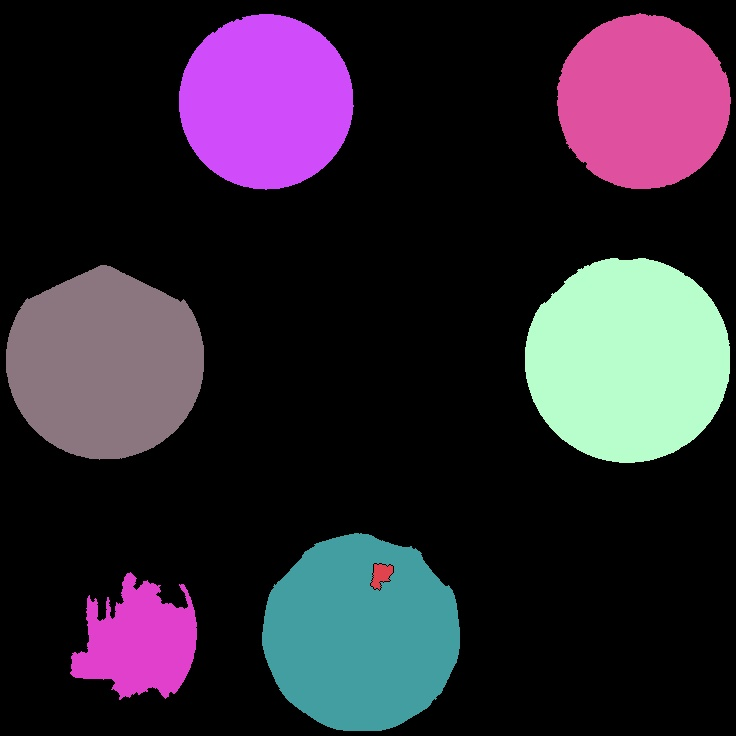
#> input picture outputs/task1/watershed_colored_segments.jpg, 736 x 736 px, given in place of original_photo.jpeg, which was not available
$ python task1_image_processing.py
#> lines starting #> are read from the running program, lines starting #| are printed output that depends on the picture; after the words box and inside, x2 and y2 are one past the last pixel; in counts of white or black regions, pixels touching at a corner belong together

import cv2
import numpy as np
import matplotlib.pyplot as plt

from pathlib import Path
from skimage.metrics import peak_signal_noise_ratio
from skimage.metrics import structural_similarity


# Project directories
BASE_DIR = Path(__file__).resolve().parent.parent

INPUT_PATH = BASE_DIR / "dataset" / "original_photo.jpeg"
OUTPUT_DIR = BASE_DIR / "outputs" / "task1"

OUTPUT_DIR.mkdir(parents=True, exist_ok=True)


# Read original photograph
original = cv2.imread(str(INPUT_PATH))
#> original is the input picture: shape (736, 736, 3); mean B, G, R 50.3, 38.9, 46

if original is None:
    raise FileNotFoundError(
        f"Cannot find photograph: {INPUT_PATH}"
    )

height, width = original.shape[:2]

print("Original image loaded successfully!")
print("Image dimensions:", width, "x", height)
#| Image dimensions: 736 x 736


# --------------------------------------------------
# 1. ADD GAUSSIAN NOISE
# --------------------------------------------------

noise = np.random.normal(
    0, 25, original.shape
).astype(np.float32)

gaussian_noise = np.clip(
    original.astype(np.float32) + noise,
    0, 255
).astype(np.uint8)

cv2.imwrite(
    str(OUTPUT_DIR / "gaussian_noise.jpg"),
    gaussian_noise
)


# --------------------------------------------------
# 2. ADD SALT AND PEPPER NOISE
# --------------------------------------------------

salt_pepper = original.copy()

random_values = np.random.random((height, width))

salt_pepper[random_values < 0.02] = 0
salt_pepper[random_values > 0.98] = 255
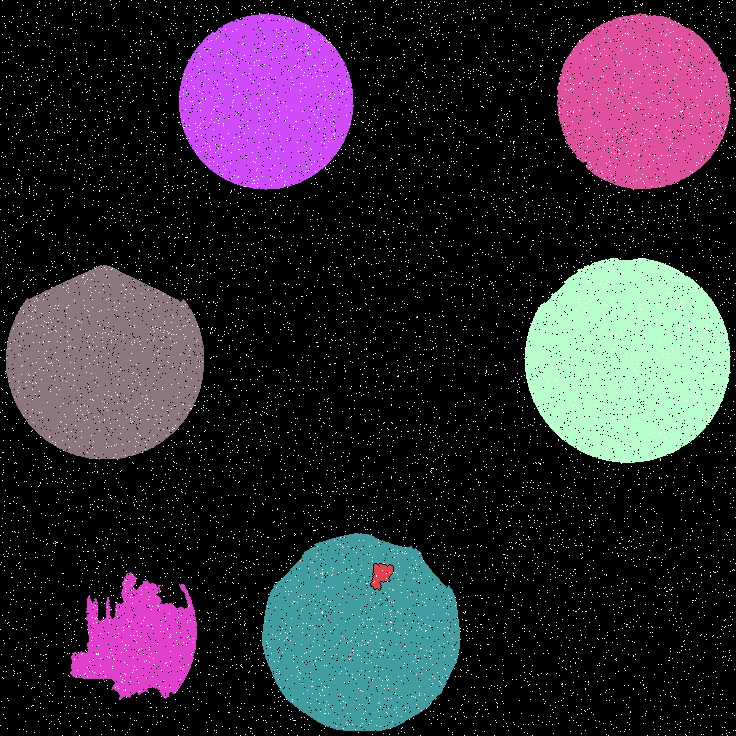
#> salt_pepper: shape (736, 736, 3); mean B, G, R 53.4, 42.4, 49.2

cv2.imwrite(
    str(OUTPUT_DIR / "salt_pepper_noise.jpg"),
    salt_pepper
)


# --------------------------------------------------
# 3. IMAGE RESTORATION
# --------------------------------------------------

# Median filtering
gaussian_median = cv2.medianBlur(
    gaussian_noise, 5
)

salt_pepper_median = cv2.medianBlur(
    salt_pepper, 5
)

# Gaussian filtering
gaussian_filtered = cv2.GaussianBlur(
    gaussian_noise, (5, 5), 0
)

salt_pepper_gaussian = cv2.GaussianBlur(
    salt_pepper, (5, 5), 0
)


# Save restored images
images = {
    "gaussian_noise_median.jpg": gaussian_median,
    "salt_pepper_median.jpg": salt_pepper_median,
    "gaussian_noise_gaussian.jpg": gaussian_filtered,
    "salt_pepper_gaussian.jpg": salt_pepper_gaussian
}

for filename, image in images.items():
    cv2.imwrite(str(OUTPUT_DIR / filename), image)
#> this loop made 4 passes
#> filename on passes 1 to 4: 'gaussian_noise_median.jpg', 'salt_pepper_median.jpg', 'gaussian_noise_gaussian.jpg', 'salt_pepper_gaussian.jpg'


# --------------------------------------------------
# 4. PSNR AND SSIM CALCULATION
# --------------------------------------------------

def calculate_metrics(reference, result):

    psnr = peak_signal_noise_ratio(
        reference, result, data_range=255
    )

    ssim = structural_similarity(
        reference,
        result,
        channel_axis=2,
        data_range=255
    )

    return psnr, ssim


print("\nIMAGE QUALITY COMPARISON")

results = {
    "Gaussian Noise": gaussian_noise,
    "Gaussian + Median Filter": gaussian_median,
    "Gaussian + Gaussian Filter": gaussian_filtered,
    "Salt & Pepper Noise": salt_pepper,
    "Salt & Pepper + Median Filter": salt_pepper_median,
    "Salt & Pepper + Gaussian Filter": salt_pepper_gaussian
}

for name, image in results.items():

    psnr, ssim = calculate_metrics(
        original, image
    )

    print(f"\n{name}")
    print(f"PSNR: {psnr:.2f} dB")
    print(f"SSIM: {ssim:.4f}")
#> this loop made 6 passes
#> (name, psnr, ssim) on passes 1 to 6: ('Gaussian Noise', 22.35, 0.0865), ('Gaussian + Median Filter', 31.82, 0.616), ('Gaussian + Gaussian Filter', 26.92, 0.251), ('Salt & Pepper Noise', 17.48, 0.371), ('Salt & Pepper + Median Filter', 35.06, 0.991), ('Salt & Pepper + Gaussian Filter', 26.53, 0.417)
#> (printed output is left out)


# --------------------------------------------------
# 5. THRESHOLDING
# --------------------------------------------------

gray = cv2.cvtColor(
    original, cv2.COLOR_BGR2GRAY
)

_, binary = cv2.threshold(
    gray,
    0,
    255,
    cv2.THRESH_BINARY + cv2.THRESH_OTSU
)
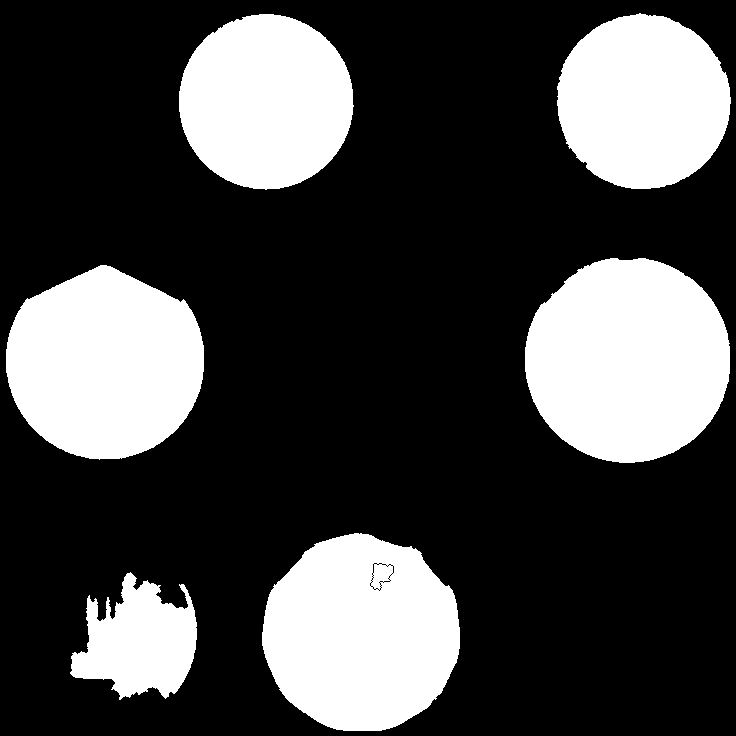
#> binary: shape (736, 736); 27.9% white; 6 white regions, box (x1, y1, x2, y2) and area: (525, 258, 730, 463) 33094, (262, 533, 460, 731) 30322, (6, 265, 204, 460) 29484, (179, 14, 354, 190) 24029, (557, 13, 731, 189) 23785, (70, 572, 197, 700) 10164

cv2.imwrite(
    str(OUTPUT_DIR / "binary_threshold.jpg"),
    binary
)


# --------------------------------------------------
# 6. MORPHOLOGICAL OPERATIONS
# --------------------------------------------------

kernel = np.ones((5, 5), np.uint8)

# Erosion
erosion = cv2.erode(
    binary, kernel, iterations=1
)
#> erosion: shape (736, 736); 26.1% white; 7 white regions, largest, box (x1, y1, x2, y2) and area: (527, 260, 728, 461) 31452, (264, 535, 458, 729) 28147, (8, 267, 202, 457) 27920

# Dilation
dilation = cv2.dilate(
    binary, kernel, iterations=1
)
#> dilation: shape (736, 736); 29.6% white; 6 white regions, box (x1, y1, x2, y2) and area: (523, 256, 732, 465) 34767, (260, 531, 462, 733) 32024, (4, 263, 206, 462) 31084, (177, 12, 356, 192) 25456, (555, 11, 733, 191) 25226, (68, 570, 199, 702) 11779

# Opening
opening = cv2.morphologyEx(
    binary, cv2.MORPH_OPEN, kernel
)
#> opening: shape (736, 736); 27.8% white; 6 white regions, box (x1, y1, x2, y2) and area: (525, 258, 730, 463) 33084, (262, 533, 460, 731) 30256, (6, 265, 204, 459) 29476, (179, 14, 353, 189) 24016, (557, 14, 731, 189) 23756, (71, 573, 197, 697) 9857

# Closing
closing = cv2.morphologyEx(
    binary, cv2.MORPH_CLOSE, kernel
)
#> closing: shape (736, 736); 27.9% white; 6 white regions, box (x1, y1, x2, y2) and area: (525, 258, 730, 463) 33103, (262, 533, 460, 731) 30420, (6, 265, 204, 460) 29492, (179, 14, 354, 190) 24036, (557, 13, 731, 189) 23806, (70, 572, 197, 700) 10359


cv2.imwrite(str(OUTPUT_DIR / "erosion.jpg"), erosion)
cv2.imwrite(str(OUTPUT_DIR / "dilation.jpg"), dilation)
cv2.imwrite(str(OUTPUT_DIR / "opening.jpg"), opening)
cv2.imwrite(str(OUTPUT_DIR / "closing.jpg"), closing)


# --------------------------------------------------
# 7. CANNY EDGE DETECTION
# --------------------------------------------------

edges = cv2.Canny(
    gray, 100, 200
)
#> edges: shape (736, 736); 0.74% white in thin lines or dots

cv2.imwrite(
    str(OUTPUT_DIR / "canny_edges.jpg"),
    edges
)


# --------------------------------------------------
# 8. WATERSHED SEGMENTATION
# --------------------------------------------------

# Prepare foreground and background markers
watershed_image = original.copy()

# Use a binary foreground mask
_, mask = cv2.threshold(
    gray,
    0,
    255,
    cv2.THRESH_BINARY_INV + cv2.THRESH_OTSU
)

# Remove small noise
opening_mask = cv2.morphologyEx(
    mask,
    cv2.MORPH_OPEN,
    kernel,
    iterations=2
)
#> opening_mask: shape (736, 736); 72% white; 6 black regions, box (x1, y1, x2, y2) and area: (525, 258, 730, 463) 33103, (262, 533, 460, 731) 30428, (6, 265, 204, 460) 29497, (179, 14, 354, 190) 24036, (557, 13, 731, 189) 23812, (70, 572, 197, 700) 10630

# Sure background
sure_background = cv2.dilate(
    opening_mask, kernel, iterations=3
)
#> sure_background: shape (736, 736); 76.7% white; 6 black regions, box (x1, y1, x2, y2) and area: (531, 265, 724, 457) 28311, (268, 540, 454, 725) 25824, (12, 272, 198, 453) 24941, (185, 20, 347, 183) 19988, (563, 21, 724, 183) 19773, (77, 584, 191, 689) 7479

# Sure foreground using distance transform
distance = cv2.distanceTransform(
    opening_mask, cv2.DIST_L2, 5
)

_, sure_foreground = cv2.threshold(
    distance,
    0.35 * distance.max(),
    255,
    0
)
#> sure_foreground: shape (736, 736) float32; 14.2% white; 5 white regions, box (x1, y1, x2, y2) and area: (536, 536, 736, 736) 32545, (290, 107, 489, 450) 27560, (0, 0, 105, 197) 15188, (427, 0, 482, 89) 1810, (0, 534, 5, 543) 28

sure_foreground = np.uint8(sure_foreground)

# Unknown region
unknown = cv2.subtract(
    sure_background, sure_foreground
)
#> unknown: shape (736, 736); 62.4% white; 11 black regions, largest, box (x1, y1, x2, y2) and area: (536, 536, 736, 736) 32545, (531, 265, 724, 457) 28311, (290, 107, 489, 450) 27560

# Create markers
_, markers = cv2.connectedComponents(
    sure_foreground
)
#> markers: shape (736, 736) int32; 6 distinct labels, from 0 to 5

markers = markers + 1
#> markers: shape (736, 736) int32; 6 distinct labels, from 1 to 6
markers[unknown == 255] = 0
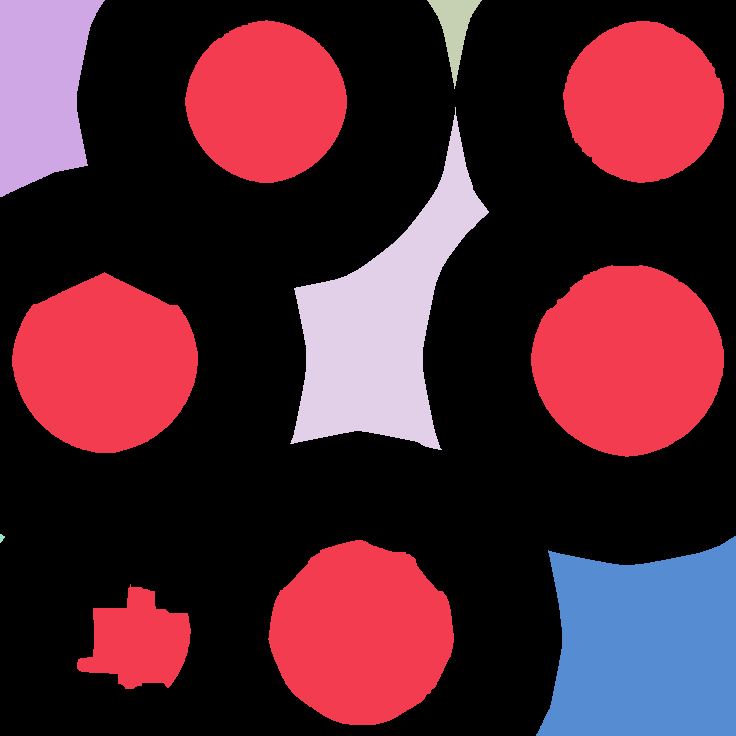
#> markers: shape (736, 736) int32; 7 distinct labels, from 0 to 6; one colour per label, 0 black

# Apply watershed
markers = cv2.watershed(
    watershed_image, markers
)
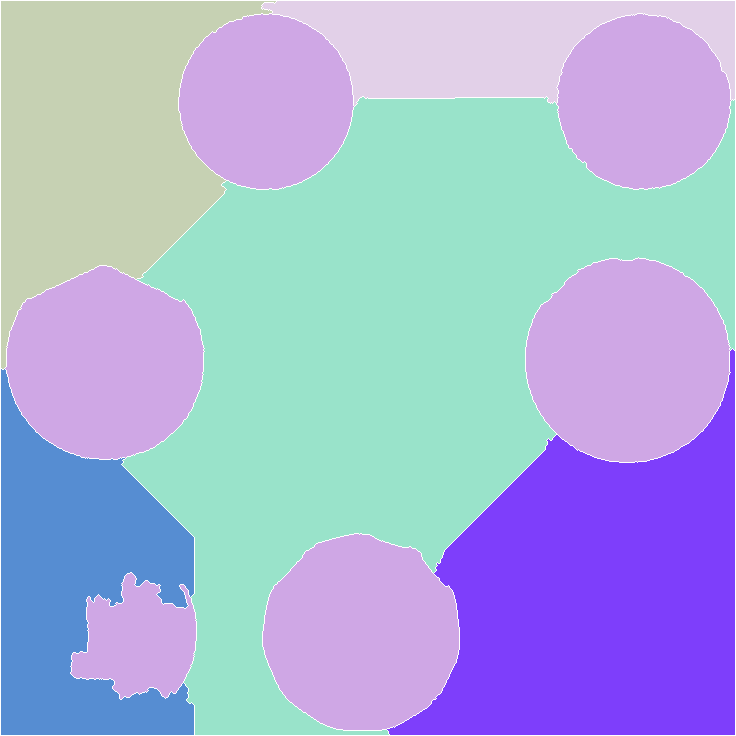
#> markers: shape (736, 736) int32; 7 distinct labels, from -1 to 6; one colour per label, 0 black, -1 white

# Mark watershed boundaries in red
watershed_image[markers == -1] = [0, 0, 255]
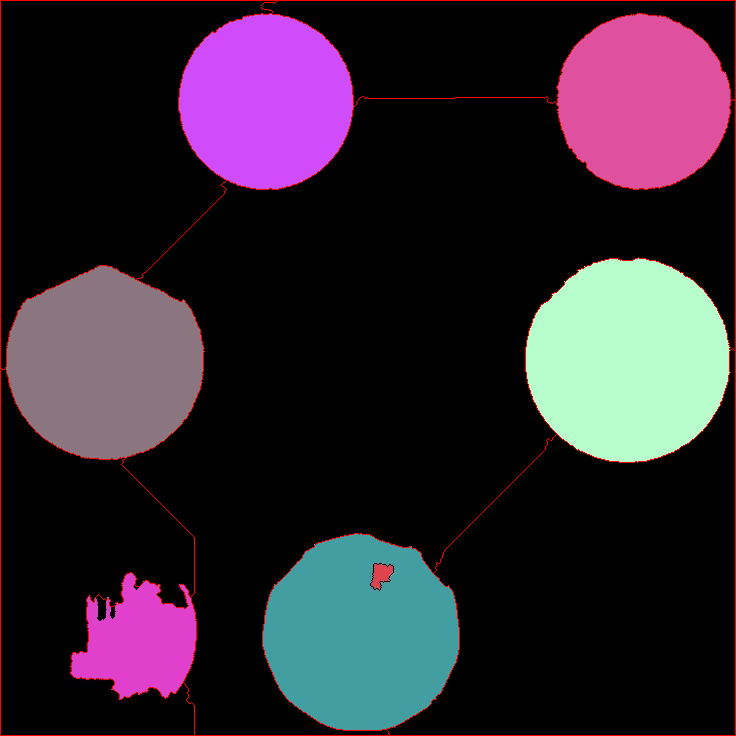
#> watershed_image: shape (736, 736, 3); 1.27% of pixels changed, all inside (x1, y1, x2, y2) = (0, 0, 736, 736)

cv2.imwrite(
    str(OUTPUT_DIR / "watershed_result.jpg"),
    watershed_image
)


# --------------------------------------------------
# 9. DISPLAY ALL IMPORTANT RESULTS
# --------------------------------------------------

display_images = [
    ("Original", original),
    ("Gaussian Noise", gaussian_noise),
    ("Salt & Pepper Noise", salt_pepper),
    ("Median Filter", gaussian_median),
    ("Gaussian Filter", gaussian_filtered),
    ("Binary Image", binary),
    ("Erosion", erosion),
    ("Dilation", dilation),
    ("Opening", opening),
    ("Closing", closing),
    ("Canny Edges", edges),
    ("Watershed", watershed_image)
]

fig, axes = plt.subplots(3, 4, figsize=(16, 12))

for ax, (title, image) in zip(
    axes.flatten(), display_images
):

    if len(image.shape) == 2:
        ax.imshow(image, cmap="gray")
    else:
        ax.imshow(
            cv2.cvtColor(image, cv2.COLOR_BGR2RGB)
        )

    ax.set_title(title)
    ax.axis("off")
#> this loop made 12 passes

plt.tight_layout()

plt.savefig(
    OUTPUT_DIR / "task1_summary.png",
    dpi=150
)
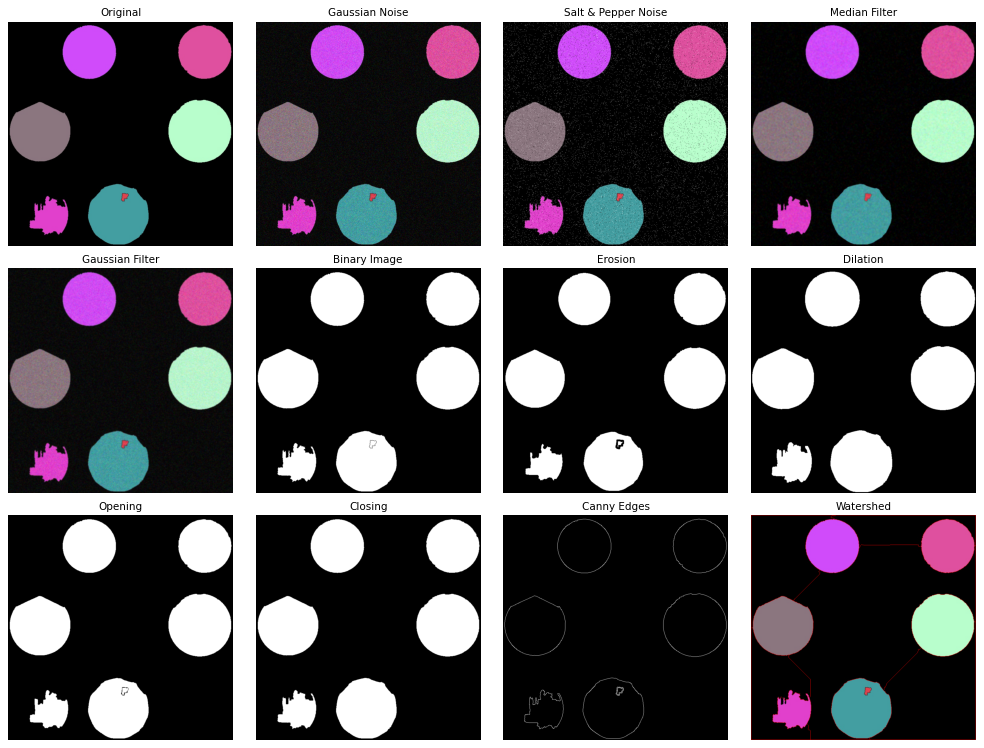
#> figure drawn by matplotlib, 12 panels

plt.show()

print("\nTASK 1 COMPLETED SUCCESSFULLY!")
print("All outputs saved inside:", OUTPUT_DIR)

$ run again, on outputs/task1/watershed_foreground.jpg
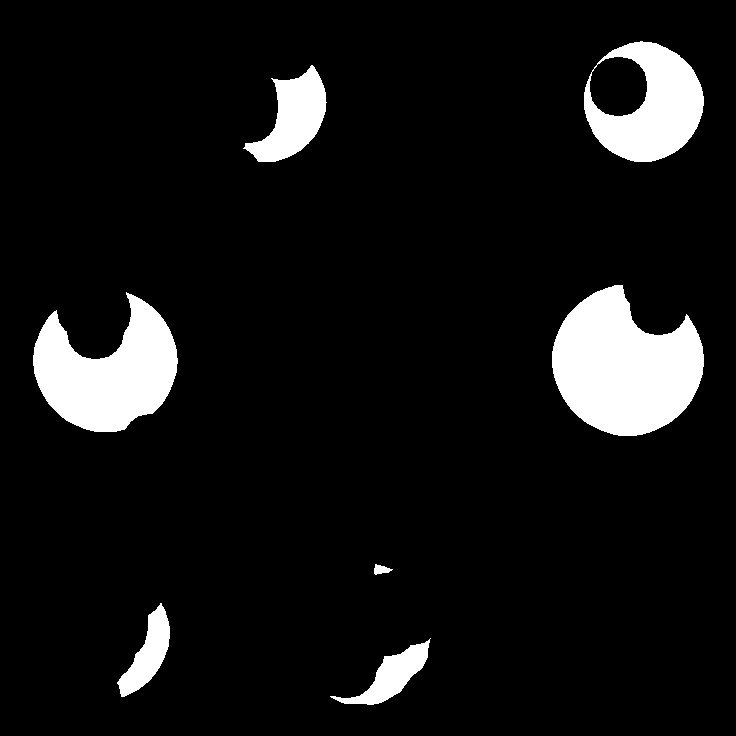
#> input picture outputs/task1/watershed_foreground.jpg, 736 x 736 px, given in place of original_photo.jpeg, which was not available
#> original is the input picture: shape (736, 736, 3); min 0, max 255, mean 21.1
#| Image dimensions: 736 x 736
#> the loop `for filename, image in images.items():` made 4 passes
#> filename on passes 1 to 4: 'gaussian_noise_median.jpg', 'salt_pepper_median.jpg', 'gaussian_noise_gaussian.jpg', 'salt_pepper_gaussian.jpg'
#> the loop `for name, image in results.items(): ` made 6 passes
#> (name, psnr, ssim) on passes 1 to 6: ('Gaussian Noise', 23.3, 0.0642), ('Gaussian + Median Filter', 32.06, 0.594), ('Gaussian + Gaussian Filter', 25.48, 0.133), ('Salt & Pepper Noise', 17.03, 0.398), ('Salt & Pepper + Median Filter', 32.98, 0.996), ('Salt & Pepper + Gaussian Filter', 25.31, 0.347)
#> (printed output is left out)
#> binary: shape (736, 736); 8.3% white; 7 white regions, largest, box (x1, y1, x2, y2) and area: (552, 285, 704, 436) 15726, (33, 292, 178, 432) 12010, (584, 41, 704, 162) 8442
#> erosion: shape (736, 736); 7.2% white; 7 white regions, largest, box (x1, y1, x2, y2) and area: (554, 287, 702, 434) 14451, (35, 297, 176, 430) 10681, (586, 44, 702, 160) 7133
#> dilation: shape (736, 736); 9.4% white; 7 white regions, largest, box (x1, y1, x2, y2) and area: (550, 283, 706, 438) 17038, (31, 290, 180, 434) 13382, (582, 39, 706, 164) 9870
#> opening: shape (736, 736); 8.2% white; 7 white regions, largest, box (x1, y1, x2, y2) and area: (552, 285, 704, 436) 15715, (33, 295, 178, 432) 11985, (584, 42, 704, 162) 8353
#> edges: shape (736, 736); 0.47% white in thin lines or dots, all inside (x1, y1, x2, y2) = (32, 40, 705, 706)
#> sure_background: shape (736, 736); 94.7% white; 6 black regions, box (x1, y1, x2, y2) and area: (558, 293, 698, 430) 12049, (40, 307, 171, 426) 8227, (595, 48, 697, 156) 4961, (259, 79, 320, 156) 2109, (371, 651, 422, 698) 643, (126, 617, 164, 687) 606
#> unknown: shape (736, 736); 70% white; 9 black regions, largest, box (x1, y1, x2, y2) and area: (217, 0, 736, 736) 99123, (0, 0, 190, 212) 29374, (558, 293, 698, 430) 12049
#> `markers = cv2.watershed( watershed_image, markers )`:
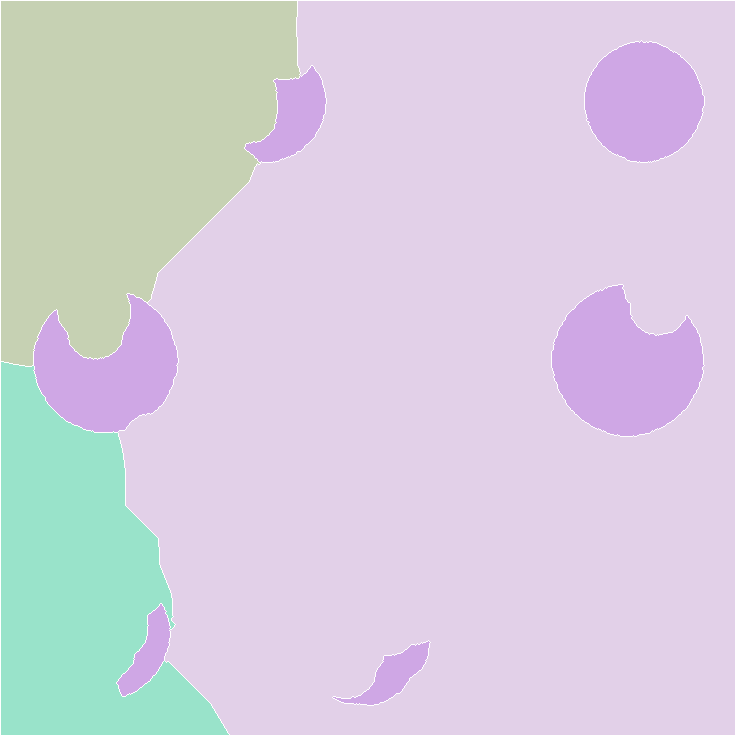
#> markers: shape (736, 736) int32; 5 distinct labels, from -1 to 4; one colour per label, 0 black, -1 white
#> `watershed_image[markers == -1] = [0, 0, 255]`:
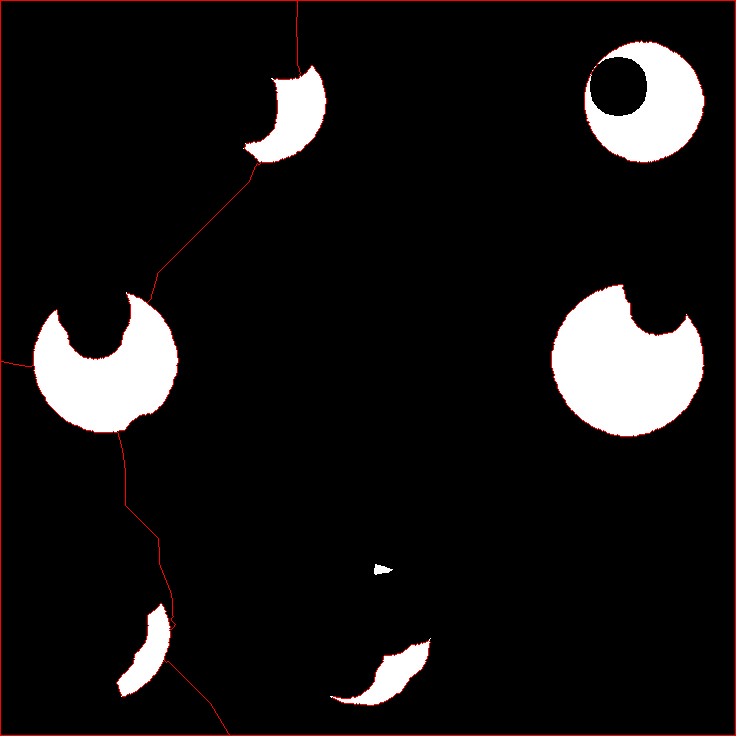
#> watershed_image: shape (736, 736, 3); 1.01% of pixels changed, all inside (x1, y1, x2, y2) = (0, 0, 736, 736)
#> the loop `for ax, (title, image) in zip( axes.flatten(), display_images ): ` made 12 passes
